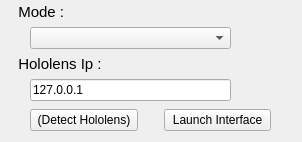
<?xml version="1.0" encoding="UTF-8"?>
<ui version="4.0">
 <class>Hub</class>
 <widget class="QMainWindow" name="Hub">
  <property name="geometry">
   <rect>
    <x>0</x>
    <y>0</y>
    <width>302</width>
    <height>142</height>
   </rect>
  </property>
  <property name="windowTitle">
   <string>Hub</string>
  </property>
  <widget class="QWidget" name="centralwidget">
   <widget class="QWidget" name="verticalLayoutWidget">
    <property name="geometry">
     <rect>
      <x>0</x>
      <y>0</y>
      <width>301</width>
      <height>141</height>
     </rect>
    </property>
    <layout class="QVBoxLayout" name="verticalLayout">
     <property name="leftMargin">
      <number>10</number>
     </property>
     <property name="topMargin">
      <number>3</number>
     </property>
     <property name="rightMargin">
      <number>10</number>
     </property>
     <property name="bottomMargin">
      <number>10</number>
     </property>
     <item>
      <widget class="QLabel" name="label_2">
       <property name="font">
        <font>
         <pointsize>11</pointsize>
        </font>
       </property>
       <property name="text">
        <string>  Mode :</string>
       </property>
      </widget>
     </item>
     <item>
      <layout class="QHBoxLayout" name="horizontalLayout_2">
       <item>
        <spacer name="horizontalSpacer_9">
         <property name="orientation">
          <enum>Qt::Horizontal</enum>
         </property>
         <property name="sizeType">
          <enum>QSizePolicy::Fixed</enum>
         </property>
         <property name="sizeHint" stdset="0">
          <size>
           <width>20</width>
           <height>20</height>
          </size>
         </property>
        </spacer>
       </item>
       <item>
        <widget class="QComboBox" name="_modeCombo"/>
       </item>
       <item>
        <spacer name="horizontalSpacer_2">
         <property name="orientation">
          <enum>Qt::Horizontal</enum>
         </property>
         <property name="sizeType">
          <enum>QSizePolicy::Fixed</enum>
         </property>
         <property name="sizeHint" stdset="0">
          <size>
           <width>60</width>
           <height>20</height>
          </size>
         </property>
        </spacer>
       </item>
      </layout>
     </item>
     <item>
      <widget class="QLabel" name="label">
       <property name="font">
        <font>
         <pointsize>11</pointsize>
        </font>
       </property>
       <property name="text">
        <string>  Hololens Ip :</string>
       </property>
      </widget>
     </item>
     <item>
      <layout class="QHBoxLayout" name="horizontalLayout_3">
       <item>
        <spacer name="horizontalSpacer_8">
         <property name="orientation">
          <enum>Qt::Horizontal</enum>
         </property>
         <property name="sizeType">
          <enum>QSizePolicy::Fixed</enum>
         </property>
         <property name="sizeHint" stdset="0">
          <size>
           <width>20</width>
           <height>20</height>
          </size>
         </property>
        </spacer>
       </item>
       <item>
        <widget class="QLineEdit" name="_ipEdit">
         <property name="text">
          <string>127.0.0.1</string>
         </property>
        </widget>
       </item>
       <item>
        <spacer name="horizontalSpacer_3">
         <property name="orientation">
          <enum>Qt::Horizontal</enum>
         </property>
         <property name="sizeType">
          <enum>QSizePolicy::Fixed</enum>
         </property>
         <property name="sizeHint" stdset="0">
          <size>
           <width>60</width>
           <height>20</height>
          </size>
         </property>
        </spacer>
       </item>
      </layout>
     </item>
     <item>
      <spacer name="verticalSpacer">
       <property name="orientation">
        <enum>Qt::Vertical</enum>
       </property>
       <property name="sizeHint" stdset="0">
        <size>
         <width>20</width>
         <height>40</height>
        </size>
       </property>
      </spacer>
     </item>
     <item>
      <layout class="QHBoxLayout" name="horizontalLayout">
       <item>
        <spacer name="horizontalSpacer_7">
         <property name="orientation">
          <enum>Qt::Horizontal</enum>
         </property>
         <property name="sizeType">
          <enum>QSizePolicy::Fixed</enum>
         </property>
         <property name="sizeHint" stdset="0">
          <size>
           <width>20</width>
           <height>20</height>
          </size>
         </property>
        </spacer>
       </item>
       <item>
        <widget class="QPushButton" name="_detectButton">
         <property name="text">
          <string>(Detect Hololens)</string>
         </property>
        </widget>
       </item>
       <item>
        <spacer name="horizontalSpacer_5">
         <property name="orientation">
          <enum>Qt::Horizontal</enum>
         </property>
         <property name="sizeType">
          <enum>QSizePolicy::Fixed</enum>
         </property>
         <property name="sizeHint" stdset="0">
          <size>
           <width>20</width>
           <height>20</height>
          </size>
         </property>
        </spacer>
       </item>
       <item>
        <widget class="QPushButton" name="_launchButton">
         <property name="text">
          <string>Launch Interface</string>
         </property>
        </widget>
       </item>
       <item>
        <spacer name="horizontalSpacer_6">
         <property name="orientation">
          <enum>Qt::Horizontal</enum>
         </property>
         <property name="sizeType">
          <enum>QSizePolicy::Fixed</enum>
         </property>
         <property name="sizeHint" stdset="0">
          <size>
           <width>20</width>
           <height>20</height>
          </size>
         </property>
        </spacer>
       </item>
      </layout>
     </item>
    </layout>
   </widget>
  </widget>
 </widget>
 <resources/>
 <connections/>
</ui>
